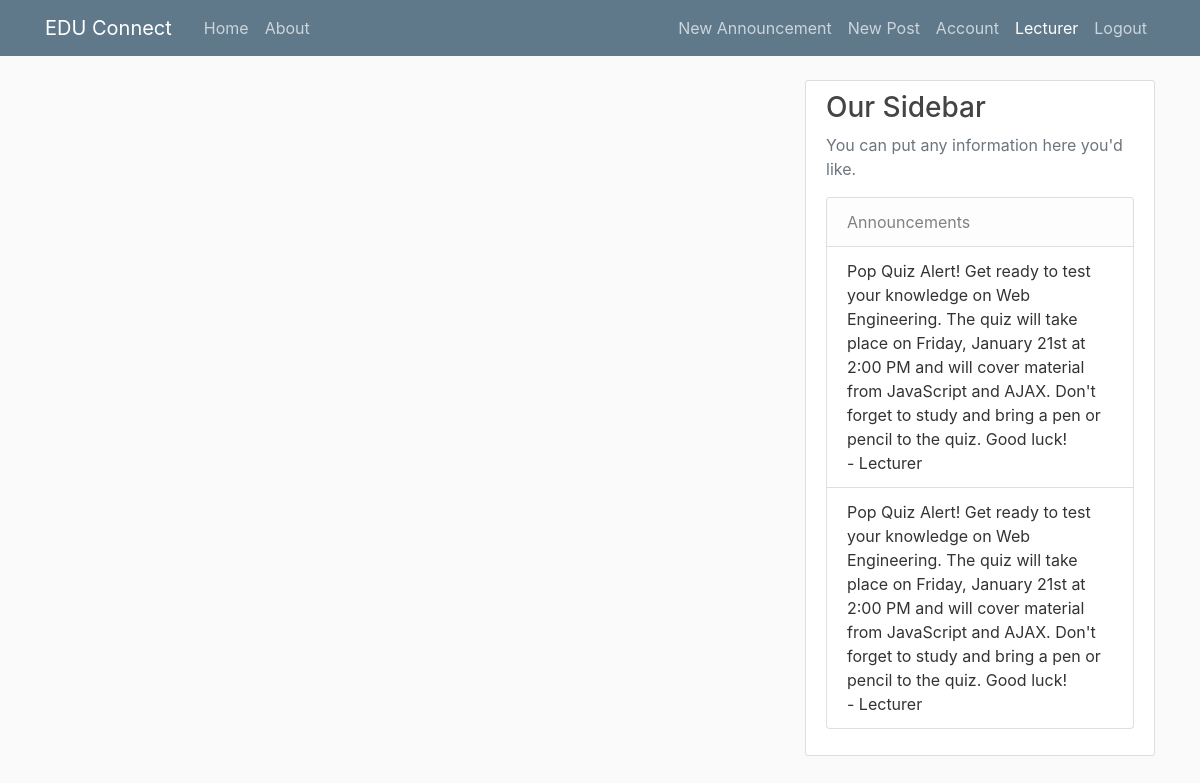
The page /announcements (signed in) on the database its author committed.
### EDUConnect/models.py (models this page shows, shortened)
class User(db.Model, UserMixin):
    id = db.Column(db.Integer, primary_key=True)
    username = db.Column(db.String(20), unique=True, nullable=False)
    email = db.Column(db.String(120), unique=True, nullable=False)
    image_file = db.Column(db.String(20), nullable=False, default='default.jpg')
    password = db.Column(db.String(60), nullable=False)
    posts = db.relationship('Post', backref='author', lazy=True)
    comments = db.relationship('Comment', backref='user', passive_deletes=True)
    role = db.Column(db.String(20), nullable=False, default='user')

class Announcement(db.Model):
    id = db.Column(db.Integer, primary_key=True)
    title = db.Column(db.String(100), nullable=False)
    content = db.Column(db.Text, nullable=False)
    author_id = db.Column(db.Integer, db.ForeignKey('user.id'), nullable=False)
    created_at = db.Column(db.DateTime, default=datetime.utcnow)
    author = db.relationship("User", backref="announcements", lazy=True)

### EDUConnect/announcements/routes.py (the view)
@announcements.route("/announcements", methods=["GET", "POST"])
def all_announcements():
    announcements = Announcement.query.all()
    return render_template('layout.html', announcements=announcements)

### EDUConnect/models.py (called while the page is built)
@login_manager.user_loader
def load_user(user_id):
    return User.query.get(int(user_id))

### EDUConnect/templates/layout.html (shortened to what this page needs)
<!DOCTYPE html>
<html>
<head>
    <link rel="stylesheet" href="https://maxcdn.bootstrapcdn.com/bootstrap/4.0.0/css/bootstrap.min.css">
    <link rel="stylesheet" type="text/css" href="{{ url_for('static', filename='main.css') }}">
</head>
<body>
    <header class="site-header">
      <nav class="navbar navbar-expand-md navbar-dark bg-steel fixed-top">
        <div class="container">
          <a class="navbar-brand mr-4" href="/">EDU Connect </a>
          <div class="collapse navbar-collapse" id="navbarToggle">
            <div class="navbar-nav mr-auto">
              <a class="nav-item nav-link" href="{{ url_for('main.home') }}">Home</a>
              <a class="nav-item nav-link" href="{{ url_for('main.about') }}">About</a>
            </div>
            <div class="navbar-nav">
              {% if current_user.is_authenticated %}
                {% if current_user.role == "lecturer"%}
                  <a class="nav-item nav-link" href="{{ url_for('announcements.new_announcement') }}">New Announcement</a>
                {% endif %}
                <a class="nav-item nav-link" href="{{ url_for('posts.new_post') }}">New Post</a>
                <a class="nav-item nav-link" href="{{ url_for('users.account') }}">Account</a>
                <a class="nav-item nav-link" style="color:white;">{{current_user.username}}</a>
                <a class="nav-item nav-link" href="{{ url_for('users.logout') }}">Logout</a>
              {% else %}
                <a class="nav-item nav-link" href="{{ url_for('users.login') }}">Login</a>
                <a class="nav-item nav-link" href="{{ url_for('users.register') }}">Register</a>
              {% endif %}
            </div>
          </div>
        </div>
      </nav>
    </header>
    <main role="main" class="container">
      <div class="row">
        <div class="col-md-8">
        </div>
        <div class="col-md-4">
          <div class="content-section">
            <h3>Our Sidebar</h3>
            <p class='text-muted'>You can put any information here you'd like.
              <ul class="list-group">
                  <li class="list-group-item list-group-item-light">Announcements</li>
                  {% for announcement in announcements %}
                    <li class="list-group-item">{{ announcement.content }} <br> - {{ announcement.author.username }}</li>
                  {% endfor %}
              </ul>
            </p>
          </div>
        </div>
      </div>
    </main>
</body>
</html>

### EDUConnect/static/main.css (style rules this page uses)
body { background: #fafafa; color: #333333; margin-top: 5rem; }
h1, h2, h3, h4, h5, h6 { color: #444444; }
.bg-steel { background-color: #5f788a; }
.site-header .navbar-nav .nav-link { color: #cbd5db; }
.content-section { background: #ffffff; padding: 10px 20px; border: 1px solid #dddddd; border-radius: 3px; margin-bottom: 20px; }

### rows shown on the page
User: username "Lecturer"
Announcement: content "Pop Quiz Alert! Get ready to test your knowledge on Web Engineering. The quiz will take place on Friday, January 21st at 2:00 PM and will cover material from JavaScript and AJAX. Don't forget to study and bring a pen or pencil to the quiz. Good luck!", author.username "Lecturer"
Announcement: content "Pop Quiz Alert! Get ready to test your knowledge on Web Engineering. The quiz will take place on Friday, January 21st at 2:00 PM and will cover material from JavaScript and AJAX. Don't forget to study and bring a pen or pencil to the quiz. Good luck!", author.username "Lecturer"
